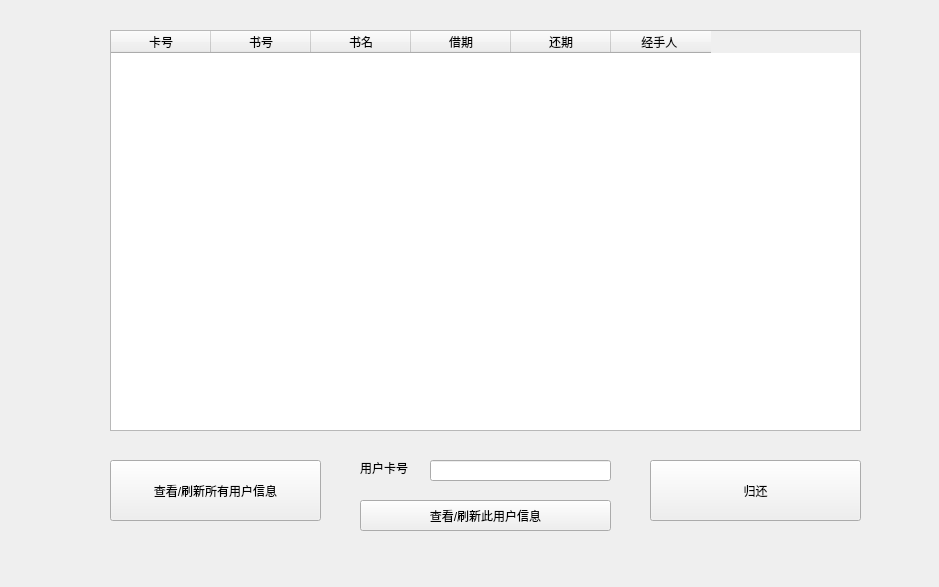
<?xml version="1.0" encoding="UTF-8"?>
<ui version="4.0">
 <class>ReturnBook</class>
 <widget class="QWidget" name="ReturnBook">
  <property name="geometry">
   <rect>
    <x>0</x>
    <y>0</y>
    <width>939</width>
    <height>587</height>
   </rect>
  </property>
  <property name="windowTitle">
   <string>Form</string>
  </property>
  <widget class="QTableWidget" name="BorrowTable">
   <property name="geometry">
    <rect>
     <x>110</x>
     <y>30</y>
     <width>751</width>
     <height>401</height>
    </rect>
   </property>
   <property name="sortingEnabled">
    <bool>true</bool>
   </property>
   <column>
    <property name="text">
     <string>卡号</string>
    </property>
   </column>
   <column>
    <property name="text">
     <string>书号</string>
    </property>
   </column>
   <column>
    <property name="text">
     <string>书名</string>
    </property>
   </column>
   <column>
    <property name="text">
     <string>借期</string>
    </property>
   </column>
   <column>
    <property name="text">
     <string>还期</string>
    </property>
   </column>
   <column>
    <property name="text">
     <string>经手人 </string>
    </property>
   </column>
  </widget>
  <widget class="QPushButton" name="ReturnPushButton">
   <property name="geometry">
    <rect>
     <x>650</x>
     <y>460</y>
     <width>211</width>
     <height>61</height>
    </rect>
   </property>
   <property name="text">
    <string>归还</string>
   </property>
  </widget>
  <widget class="QPushButton" name="RefreshThisPushButton">
   <property name="geometry">
    <rect>
     <x>360</x>
     <y>500</y>
     <width>251</width>
     <height>31</height>
    </rect>
   </property>
   <property name="text">
    <string>查看/刷新此用户信息</string>
   </property>
  </widget>
  <widget class="QLineEdit" name="BorrowerCno">
   <property name="geometry">
    <rect>
     <x>430</x>
     <y>460</y>
     <width>181</width>
     <height>21</height>
    </rect>
   </property>
  </widget>
  <widget class="QLabel" name="label">
   <property name="geometry">
    <rect>
     <x>360</x>
     <y>460</y>
     <width>72</width>
     <height>15</height>
    </rect>
   </property>
   <property name="text">
    <string>用户卡号</string>
   </property>
  </widget>
  <widget class="QPushButton" name="RefreshAllPushButton">
   <property name="geometry">
    <rect>
     <x>110</x>
     <y>460</y>
     <width>211</width>
     <height>61</height>
    </rect>
   </property>
   <property name="text">
    <string>查看/刷新所有用户信息</string>
   </property>
  </widget>
 </widget>
 <resources/>
 <connections/>
</ui>
